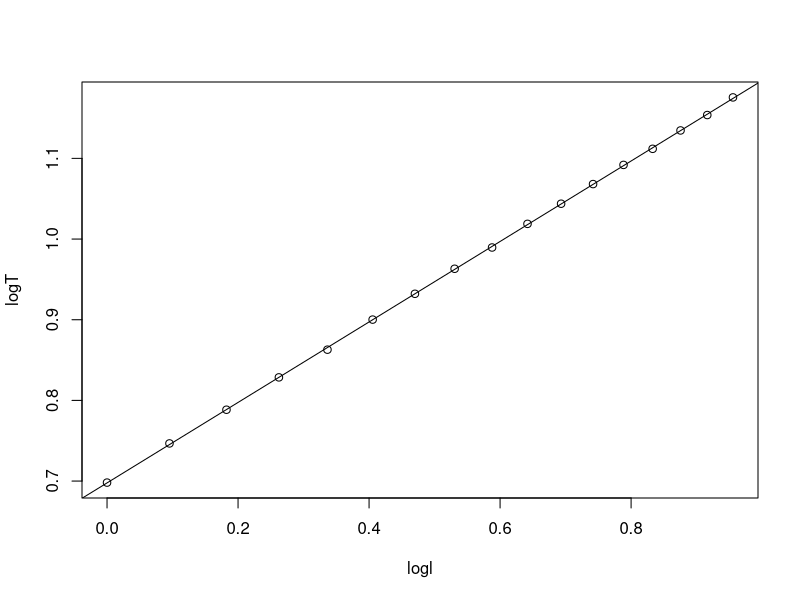

R code for this plot:
# Experimento del péndulo
# Formula = T = 2PI SQR( l / g)
l = c(100,	110,	120,	130,	140,	150	,160	,170,	180,	190,	200,	210,	220,	230,	240,	250,	260)
T = c(2.01,	2.11	,2.20,	2.29,	2.37,	2.46,	2.54,	2.62,	2.69,	2.77,	2.84	,2.91	,2.98	,3.04,	3.11,	3.17,	3.24)
# calculamos el logaritmo
logT=log(T)
logl=log(l/100) #calculo su logaritmo y lo paso a metros
# calculo su recta de regresion
l1=lm(logT~logl) #El logaritmo del periodo frente al tiempo
# lo dibujo
plot(logl,logT)
abline(l1)
# Cálculo de la gravedad
# la fórmula es así: log(T) = log(2PI/sqr(g))+0.5*log(l)
# Coeficiente 1/2?
m = l1$coefficients[2]
cat ("La pendiente de la recta es: ",m)
# Y la ordenada en el origen es igual al log(2PI/sqr(g))
# luego
n=l1$coefficients[1]
logg=2*log(2*pi)-2*n
# Por lo tanto el valor de la gravedad es
g=exp(logg)
cat("El valor de g es: ",g, "m/s2")
# Cálculo de la fiabilidad del experimento
cat("Fiabilidad R^2: ",summary(l1)$r.squared)
